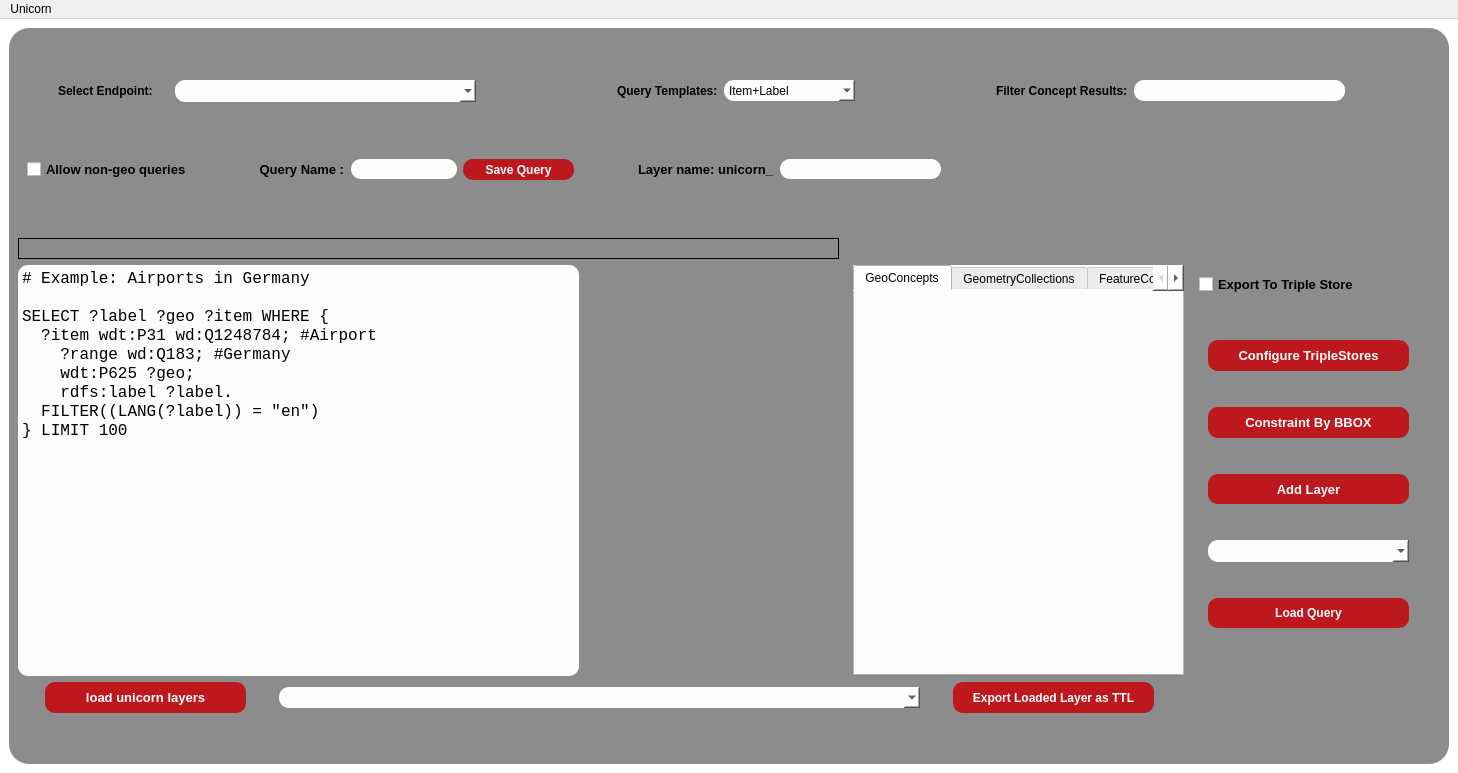
<?xml version="1.0" encoding="UTF-8"?>
<ui version="4.0">
 <class>MainWindow</class>
 <widget class="QMainWindow" name="MainWindow">
  <property name="windowModality">
   <enum>Qt::NonModal</enum>
  </property>
  <property name="geometry">
   <rect>
    <x>0</x>
    <y>0</y>
    <width>1458</width>
    <height>773</height>
   </rect>
  </property>
  <property name="minimumSize">
   <size>
    <width>1458</width>
    <height>773</height>
   </size>
  </property>
  <property name="windowTitle">
   <string>MainWindow</string>
  </property>
  <widget class="QWidget" name="centralwidget">
   <property name="styleSheet">
    <string notr="true">QObject#centralwidget{
	background-color: rgb(255, 255, 255);
}</string>
   </property>
   <layout class="QGridLayout" name="gridLayout_4">
    <item row="1" column="0">
     <widget class="QFrame" name="query_page_frame">
      <property name="styleSheet">
       <string notr="true">QObject#query_page_frame{
		background-color: rgb(140, 140, 140);
	
border-radius:20px;}



</string>
      </property>
      <property name="frameShape">
       <enum>QFrame::StyledPanel</enum>
      </property>
      <property name="frameShadow">
       <enum>QFrame::Raised</enum>
      </property>
      <layout class="QGridLayout" name="gridLayout">
       <item row="0" column="0">
        <spacer name="verticalSpacer_3">
         <property name="orientation">
          <enum>Qt::Vertical</enum>
         </property>
         <property name="sizeHint" stdset="0">
          <size>
           <width>20</width>
           <height>40</height>
          </size>
         </property>
        </spacer>
       </item>
       <item row="1" column="0">
        <layout class="QHBoxLayout" name="horizontalLayout_6">
         <item>
          <spacer name="horizontalSpacer_9">
           <property name="orientation">
            <enum>Qt::Horizontal</enum>
           </property>
           <property name="sizeHint" stdset="0">
            <size>
             <width>40</width>
             <height>20</height>
            </size>
           </property>
          </spacer>
         </item>
         <item>
          <widget class="QLabel" name="label_2">
           <property name="minimumSize">
            <size>
             <width>111</width>
             <height>20</height>
            </size>
           </property>
           <property name="maximumSize">
            <size>
             <width>111</width>
             <height>20</height>
            </size>
           </property>
           <property name="font">
            <font>
             <pointsize>9</pointsize>
             <weight>75</weight>
             <bold>true</bold>
            </font>
           </property>
           <property name="styleSheet">
            <string notr="true">color:rgb(0, 0, 0);</string>
           </property>
           <property name="text">
            <string>Select Endpoint:</string>
           </property>
          </widget>
         </item>
         <item>
          <widget class="QComboBox" name="endpointCB">
           <property name="minimumSize">
            <size>
             <width>301</width>
             <height>22</height>
            </size>
           </property>
           <property name="maximumSize">
            <size>
             <width>301</width>
             <height>22</height>
            </size>
           </property>
           <property name="cursor">
            <cursorShape>PointingHandCursor</cursorShape>
           </property>
           <property name="styleSheet">
            <string notr="true">background-color: rgb(253, 252, 250);
selection-background-color: rgb(255, 255, 255);
selection-color:rgb(0, 81, 135);
border-radius:10px;

border-color:rgb(45, 45, 45);</string>
           </property>
          </widget>
         </item>
         <item>
          <spacer name="horizontalSpacer_7">
           <property name="orientation">
            <enum>Qt::Horizontal</enum>
           </property>
           <property name="sizeHint" stdset="0">
            <size>
             <width>40</width>
             <height>20</height>
            </size>
           </property>
          </spacer>
         </item>
        </layout>
       </item>
       <item row="1" column="1">
        <layout class="QHBoxLayout" name="horizontalLayout_4">
         <item>
          <spacer name="horizontalSpacer_2">
           <property name="orientation">
            <enum>Qt::Horizontal</enum>
           </property>
           <property name="sizeHint" stdset="0">
            <size>
             <width>40</width>
             <height>20</height>
            </size>
           </property>
          </spacer>
         </item>
         <item>
          <widget class="QLabel" name="label_11">
           <property name="minimumSize">
            <size>
             <width>0</width>
             <height>16</height>
            </size>
           </property>
           <property name="maximumSize">
            <size>
             <width>16777215</width>
             <height>16</height>
            </size>
           </property>
           <property name="font">
            <font>
             <pointsize>9</pointsize>
             <weight>75</weight>
             <bold>true</bold>
            </font>
           </property>
           <property name="styleSheet">
            <string notr="true">color:rgb(0, 0, 0);</string>
           </property>
           <property name="text">
            <string>Query Templates:</string>
           </property>
          </widget>
         </item>
         <item>
          <widget class="QComboBox" name="queryTemplates">
           <property name="minimumSize">
            <size>
             <width>131</width>
             <height>21</height>
            </size>
           </property>
           <property name="cursor">
            <cursorShape>PointingHandCursor</cursorShape>
           </property>
           <property name="styleSheet">
            <string notr="true">background-color: rgb(253, 252, 250);

border-radius:10px;

border-color:rgb(45, 45, 45);
selection-background-color: rgb(255, 255, 255);
selection-color:rgb(0, 81, 135);</string>
           </property>
           <item>
            <property name="text">
             <string>Item+Label</string>
            </property>
           </item>
           <item>
            <property name="text">
             <string>All Attributes</string>
            </property>
           </item>
          </widget>
         </item>
         <item>
          <spacer name="horizontalSpacer_8">
           <property name="orientation">
            <enum>Qt::Horizontal</enum>
           </property>
           <property name="sizeHint" stdset="0">
            <size>
             <width>40</width>
             <height>20</height>
            </size>
           </property>
          </spacer>
         </item>
        </layout>
       </item>
       <item row="1" column="2" colspan="2">
        <layout class="QHBoxLayout" name="horizontalLayout_8">
         <item>
          <spacer name="horizontalSpacer">
           <property name="orientation">
            <enum>Qt::Horizontal</enum>
           </property>
           <property name="sizeHint" stdset="0">
            <size>
             <width>40</width>
             <height>20</height>
            </size>
           </property>
          </spacer>
         </item>
         <item>
          <widget class="QLabel" name="filterConceptsLabel">
           <property name="font">
            <font>
             <pointsize>9</pointsize>
             <weight>75</weight>
             <bold>true</bold>
            </font>
           </property>
           <property name="styleSheet">
            <string notr="true">color:rgb(0, 0, 0);</string>
           </property>
           <property name="text">
            <string>Filter Concept Results:</string>
           </property>
          </widget>
         </item>
         <item>
          <widget class="QLineEdit" name="filterConcepts">
           <property name="minimumSize">
            <size>
             <width>211</width>
             <height>21</height>
            </size>
           </property>
           <property name="styleSheet">
            <string notr="true">border-radius:10px;

border-color:rgb(45, 45, 45);

background-color: rgb(253, 252, 250);</string>
           </property>
          </widget>
         </item>
         <item>
          <spacer name="horizontalSpacer_3">
           <property name="orientation">
            <enum>Qt::Horizontal</enum>
           </property>
           <property name="sizeHint" stdset="0">
            <size>
             <width>82</width>
             <height>20</height>
            </size>
           </property>
          </spacer>
         </item>
        </layout>
       </item>
       <item row="2" column="0">
        <spacer name="verticalSpacer_2">
         <property name="orientation">
          <enum>Qt::Vertical</enum>
         </property>
         <property name="sizeHint" stdset="0">
          <size>
           <width>20</width>
           <height>40</height>
          </size>
         </property>
        </spacer>
       </item>
       <item row="3" column="0" colspan="2">
        <widget class="QWidget" name="Query_page_txt_inp" native="true">
         <layout class="QHBoxLayout" name="horizontalLayout_3">
          <item>
           <widget class="QCheckBox" name="allownongeo">
            <property name="font">
             <font>
              <pointsize>10</pointsize>
              <weight>75</weight>
              <bold>true</bold>
             </font>
            </property>
            <property name="cursor">
             <cursorShape>PointingHandCursor</cursorShape>
            </property>
            <property name="styleSheet">
             <string notr="true">color:rgb(0, 0, 0);</string>
            </property>
            <property name="text">
             <string>Allow non-geo queries</string>
            </property>
           </widget>
          </item>
          <item>
           <layout class="QHBoxLayout" name="horizontalLayout_2"/>
          </item>
          <item>
           <spacer name="horizontalSpacer_5">
            <property name="orientation">
             <enum>Qt::Horizontal</enum>
            </property>
            <property name="sizeHint" stdset="0">
             <size>
              <width>40</width>
              <height>20</height>
             </size>
            </property>
           </spacer>
          </item>
          <item>
           <layout class="QHBoxLayout" name="horizontalLayout_7">
            <item>
             <widget class="QLabel" name="saveQueryName_3">
              <property name="font">
               <font>
                <pointsize>10</pointsize>
                <weight>75</weight>
                <bold>true</bold>
                <underline>false</underline>
               </font>
              </property>
              <property name="styleSheet">
               <string notr="true">color:rgb(0, 0, 0);</string>
              </property>
              <property name="text">
               <string> Query Name :</string>
              </property>
             </widget>
            </item>
            <item>
             <widget class="QLineEdit" name="saveQueryName">
              <property name="minimumSize">
               <size>
                <width>81</width>
                <height>20</height>
               </size>
              </property>
              <property name="styleSheet">
               <string notr="true">background-color: rgb(253, 252, 250);

border-radius:10px;

border-color:rgb(45, 45, 45);</string>
              </property>
             </widget>
            </item>
            <item>
             <widget class="QPushButton" name="saveQueryButton">
              <property name="minimumSize">
               <size>
                <width>111</width>
                <height>21</height>
               </size>
              </property>
              <property name="font">
               <font>
                <pointsize>9</pointsize>
                <weight>75</weight>
                <bold>true</bold>
               </font>
              </property>
              <property name="cursor">
               <cursorShape>PointingHandCursor</cursorShape>
              </property>
              <property name="styleSheet">
               <string notr="true">background-color:rgb(189, 24, 29);
border-radius:10px;
color: rgb(255, 255, 255);
</string>
              </property>
              <property name="text">
               <string>Save Query</string>
              </property>
             </widget>
            </item>
           </layout>
          </item>
          <item>
           <spacer name="horizontalSpacer_6">
            <property name="orientation">
             <enum>Qt::Horizontal</enum>
            </property>
            <property name="sizeHint" stdset="0">
             <size>
              <width>40</width>
              <height>20</height>
             </size>
            </property>
           </spacer>
          </item>
          <item>
           <layout class="QHBoxLayout" name="horizontalLayout_5">
            <item>
             <widget class="QLabel" name="Layer_name_unicorn">
              <property name="font">
               <font>
                <pointsize>10</pointsize>
                <weight>75</weight>
                <bold>true</bold>
                <underline>false</underline>
               </font>
              </property>
              <property name="styleSheet">
               <string notr="true">color:rgb(0, 0, 0);</string>
              </property>
              <property name="text">
               <string>Layer name: unicorn_</string>
              </property>
             </widget>
            </item>
            <item>
             <widget class="QLineEdit" name="inp_label">
              <property name="minimumSize">
               <size>
                <width>161</width>
                <height>20</height>
               </size>
              </property>
              <property name="styleSheet">
               <string notr="true">border-radius:10px;

border-color:rgb(45, 45, 45);

background-color: rgb(253, 252, 250);</string>
              </property>
             </widget>
            </item>
           </layout>
          </item>
         </layout>
        </widget>
       </item>
       <item row="4" column="0">
        <spacer name="verticalSpacer">
         <property name="orientation">
          <enum>Qt::Vertical</enum>
         </property>
         <property name="sizeHint" stdset="0">
          <size>
           <width>20</width>
           <height>40</height>
          </size>
         </property>
        </spacer>
       </item>
       <item row="5" column="0" colspan="2">
        <widget class="QLabel" name="errorLabel">
         <property name="minimumSize">
          <size>
           <width>821</width>
           <height>21</height>
          </size>
         </property>
         <property name="maximumSize">
          <size>
           <width>821</width>
           <height>21</height>
          </size>
         </property>
         <property name="frameShape">
          <enum>QFrame::Box</enum>
         </property>
         <property name="text">
          <string/>
         </property>
        </widget>
       </item>
       <item row="6" column="0" colspan="3">
        <layout class="QHBoxLayout" name="horizontalLayout_10">
         <item>
          <widget class="QPlainTextEdit" name="inp_sparql2">
           <property name="minimumSize">
            <size>
             <width>561</width>
             <height>411</height>
            </size>
           </property>
           <property name="maximumSize">
            <size>
             <width>561</width>
             <height>471</height>
            </size>
           </property>
           <property name="font">
            <font>
             <family>Courier New</family>
             <pointsize>12</pointsize>
            </font>
           </property>
           <property name="cursor" stdset="0">
            <cursorShape>IBeamCursor</cursorShape>
           </property>
           <property name="styleSheet">
            <string notr="true">border-radius:10px;

background-color: rgb(253, 252, 250);</string>
           </property>
           <property name="verticalScrollBarPolicy">
            <enum>Qt::ScrollBarAlwaysOff</enum>
           </property>
           <property name="plainText">
            <string># Example: Airports in Germany

SELECT ?label ?geo ?item WHERE {
  ?item wdt:P31 wd:Q1248784; #Airport
    ?range wd:Q183; #Germany
    wdt:P625 ?geo;
    rdfs:label ?label.
  FILTER((LANG(?label)) = &quot;en&quot;)
} LIMIT 100</string>
           </property>
          </widget>
         </item>
         <item>
          <spacer name="horizontalSpacer_4">
           <property name="orientation">
            <enum>Qt::Horizontal</enum>
           </property>
           <property name="sizeHint" stdset="0">
            <size>
             <width>40</width>
             <height>20</height>
            </size>
           </property>
          </spacer>
         </item>
         <item>
          <widget class="QTabWidget" name="conceptViewTabWidget">
           <property name="minimumSize">
            <size>
             <width>331</width>
             <height>411</height>
            </size>
           </property>
           <property name="maximumSize">
            <size>
             <width>331</width>
             <height>431</height>
            </size>
           </property>
           <property name="cursor">
            <cursorShape>PointingHandCursor</cursorShape>
           </property>
           <property name="styleSheet">
            <string notr="true">


background-color: rgb(253, 252, 250);</string>
           </property>
           <property name="currentIndex">
            <number>0</number>
           </property>
           <widget class="QWidget" name="geoConceptsTab">
            <attribute name="title">
             <string>GeoConcepts</string>
            </attribute>
            <widget class="QTreeView" name="geoTreeView">
             <property name="geometry">
              <rect>
               <x>0</x>
               <y>0</y>
               <width>331</width>
               <height>411</height>
              </rect>
             </property>
             <property name="styleSheet">
              <string notr="true">border-radius:10px;

background-color: rgb(253, 252, 250);</string>
             </property>
            </widget>
           </widget>
           <widget class="QWidget" name="GeometryCollectionsTab">
            <attribute name="title">
             <string>GeometryCollections</string>
            </attribute>
            <widget class="QListView" name="geometryCollectionClassList">
             <property name="geometry">
              <rect>
               <x>0</x>
               <y>0</y>
               <width>331</width>
               <height>411</height>
              </rect>
             </property>
             <property name="cursor" stdset="0">
              <cursorShape>PointingHandCursor</cursorShape>
             </property>
            </widget>
           </widget>
           <widget class="QWidget" name="featureCollectionsTab">
            <attribute name="title">
             <string>FeatureCollections</string>
            </attribute>
            <widget class="QListView" name="featureCollectionClassList">
             <property name="geometry">
              <rect>
               <x>0</x>
               <y>0</y>
               <width>331</width>
               <height>411</height>
              </rect>
             </property>
            </widget>
           </widget>
          </widget>
         </item>
        </layout>
       </item>
       <item row="6" column="3">
        <widget class="QWidget" name="export_trplstore_checkbox" native="true">
         <layout class="QGridLayout" name="gridLayout_5">
          <item row="2" column="0">
           <widget class="QWidget" name="conf_trpl_store_and_bbox_buttons" native="true">
            <property name="minimumSize">
             <size>
              <width>219</width>
              <height>186</height>
             </size>
            </property>
            <layout class="QGridLayout" name="gridLayout_2">
             <item row="0" column="0">
              <widget class="QPushButton" name="loadTripleStoreButton">
               <property name="minimumSize">
                <size>
                 <width>201</width>
                 <height>31</height>
                </size>
               </property>
               <property name="maximumSize">
                <size>
                 <width>201</width>
                 <height>31</height>
                </size>
               </property>
               <property name="font">
                <font>
                 <pointsize>10</pointsize>
                 <weight>75</weight>
                 <bold>true</bold>
                 <underline>false</underline>
                </font>
               </property>
               <property name="cursor">
                <cursorShape>PointingHandCursor</cursorShape>
               </property>
               <property name="styleSheet">
                <string notr="true">
background-color:rgb(189, 24, 29);
border-radius:10px;
color: rgb(255, 255, 255);
</string>
               </property>
               <property name="text">
                <string>Configure TripleStores</string>
               </property>
              </widget>
             </item>
             <item row="2" column="0">
              <widget class="QPushButton" name="pushButton">
               <property name="minimumSize">
                <size>
                 <width>201</width>
                 <height>30</height>
                </size>
               </property>
               <property name="maximumSize">
                <size>
                 <width>201</width>
                 <height>30</height>
                </size>
               </property>
               <property name="font">
                <font>
                 <pointsize>10</pointsize>
                 <weight>75</weight>
                 <bold>true</bold>
                </font>
               </property>
               <property name="cursor">
                <cursorShape>PointingHandCursor</cursorShape>
               </property>
               <property name="styleSheet">
                <string notr="true">background-color:rgb(189, 24, 29);
border-radius:10px;
color: rgb(255, 255, 255);
</string>
               </property>
               <property name="text">
                <string>Add Layer</string>
               </property>
              </widget>
             </item>
             <item row="1" column="0">
              <widget class="QPushButton" name="bboxButton">
               <property name="minimumSize">
                <size>
                 <width>201</width>
                 <height>31</height>
                </size>
               </property>
               <property name="maximumSize">
                <size>
                 <width>201</width>
                 <height>31</height>
                </size>
               </property>
               <property name="font">
                <font>
                 <pointsize>10</pointsize>
                 <weight>75</weight>
                 <bold>true</bold>
                </font>
               </property>
               <property name="cursor">
                <cursorShape>PointingHandCursor</cursorShape>
               </property>
               <property name="styleSheet">
                <string notr="true">background-color:rgb(189, 24, 29);
border-radius:10px;
color: rgb(255, 255, 255);
</string>
               </property>
               <property name="text">
                <string>Constraint By BBOX</string>
               </property>
              </widget>
             </item>
             <item row="4" column="0">
              <widget class="QComboBox" name="savedQueries">
               <property name="minimumSize">
                <size>
                 <width>201</width>
                 <height>22</height>
                </size>
               </property>
               <property name="maximumSize">
                <size>
                 <width>201</width>
                 <height>22</height>
                </size>
               </property>
               <property name="cursor">
                <cursorShape>PointingHandCursor</cursorShape>
               </property>
               <property name="styleSheet">
                <string notr="true">border-radius:10px;

border-color:rgb(45, 45, 45);

background-color: rgb(253, 252, 250);
selection-background-color: rgb(255, 255, 255);
selection-color:rgb(0, 81, 135);</string>
               </property>
              </widget>
             </item>
             <item row="5" column="0">
              <widget class="QPushButton" name="loadQuery">
               <property name="minimumSize">
                <size>
                 <width>201</width>
                 <height>30</height>
                </size>
               </property>
               <property name="maximumSize">
                <size>
                 <width>201</width>
                 <height>30</height>
                </size>
               </property>
               <property name="font">
                <font>
                 <pointsize>9</pointsize>
                 <weight>75</weight>
                 <bold>true</bold>
                </font>
               </property>
               <property name="cursor">
                <cursorShape>PointingHandCursor</cursorShape>
               </property>
               <property name="styleSheet">
                <string notr="true">background-color:rgb(189, 24, 29);
border-radius:10px;
color: rgb(255, 255, 255);
</string>
               </property>
               <property name="text">
                <string>Load Query</string>
               </property>
              </widget>
             </item>
            </layout>
           </widget>
          </item>
          <item row="1" column="0">
           <widget class="QCheckBox" name="exportTripleStore_2">
            <property name="minimumSize">
             <size>
              <width>128</width>
              <height>17</height>
             </size>
            </property>
            <property name="font">
             <font>
              <pointsize>10</pointsize>
              <weight>75</weight>
              <bold>true</bold>
             </font>
            </property>
            <property name="cursor">
             <cursorShape>PointingHandCursor</cursorShape>
            </property>
            <property name="styleSheet">
             <string notr="true">color:rgb(0, 0, 0);</string>
            </property>
            <property name="text">
             <string>Export To Triple Store</string>
            </property>
           </widget>
          </item>
         </layout>
        </widget>
       </item>
       <item row="6" column="4">
        <widget class="QLabel" name="layercount">
         <property name="text">
          <string/>
         </property>
        </widget>
       </item>
       <item row="7" column="0" colspan="3">
        <layout class="QHBoxLayout" name="horizontalLayout">
         <item>
          <widget class="QPushButton" name="btn_loadunicornlayers">
           <property name="minimumSize">
            <size>
             <width>201</width>
             <height>31</height>
            </size>
           </property>
           <property name="maximumSize">
            <size>
             <width>201</width>
             <height>31</height>
            </size>
           </property>
           <property name="sizeIncrement">
            <size>
             <width>201</width>
             <height>31</height>
            </size>
           </property>
           <property name="baseSize">
            <size>
             <width>201</width>
             <height>31</height>
            </size>
           </property>
           <property name="font">
            <font>
             <pointsize>10</pointsize>
             <weight>75</weight>
             <bold>true</bold>
            </font>
           </property>
           <property name="cursor">
            <cursorShape>PointingHandCursor</cursorShape>
           </property>
           <property name="styleSheet">
            <string notr="true">background-color:rgb(189, 24, 29);
border-radius:10px;
color: rgb(255, 255, 255);
</string>
           </property>
           <property name="text">
            <string>load unicorn layers</string>
           </property>
          </widget>
         </item>
         <item>
          <widget class="QComboBox" name="loadedLayers">
           <property name="minimumSize">
            <size>
             <width>641</width>
             <height>21</height>
            </size>
           </property>
           <property name="maximumSize">
            <size>
             <width>641</width>
             <height>21</height>
            </size>
           </property>
           <property name="cursor">
            <cursorShape>PointingHandCursor</cursorShape>
           </property>
           <property name="styleSheet">
            <string notr="true">border-radius:10px;

border-color:rgb(45, 45, 45);

background-color: rgb(253, 252, 250);
selection-background-color: rgb(255, 255, 255);
selection-color:rgb(0, 81, 135);</string>
           </property>
          </widget>
         </item>
         <item>
          <widget class="QPushButton" name="exportLayers">
           <property name="minimumSize">
            <size>
             <width>201</width>
             <height>31</height>
            </size>
           </property>
           <property name="maximumSize">
            <size>
             <width>201</width>
             <height>30</height>
            </size>
           </property>
           <property name="font">
            <font>
             <pointsize>9</pointsize>
             <weight>75</weight>
             <bold>true</bold>
            </font>
           </property>
           <property name="cursor">
            <cursorShape>PointingHandCursor</cursorShape>
           </property>
           <property name="styleSheet">
            <string notr="true">background-color:rgb(189, 24, 29);
border-radius:10px;
color: rgb(255, 255, 255);
</string>
           </property>
           <property name="text">
            <string>Export Loaded Layer as TTL</string>
           </property>
          </widget>
         </item>
        </layout>
       </item>
       <item row="8" column="0">
        <spacer name="verticalSpacer_4">
         <property name="orientation">
          <enum>Qt::Vertical</enum>
         </property>
         <property name="sizeHint" stdset="0">
          <size>
           <width>20</width>
           <height>40</height>
          </size>
         </property>
        </spacer>
       </item>
      </layout>
     </widget>
    </item>
   </layout>
  </widget>
  <widget class="QMenuBar" name="menubar">
   <property name="geometry">
    <rect>
     <x>0</x>
     <y>0</y>
     <width>1458</width>
     <height>21</height>
    </rect>
   </property>
   <widget class="QMenu" name="menuQuery">
    <property name="title">
     <string>Unicorn</string>
    </property>
    <widget class="QMenu" name="menuEndpoint">
     <property name="title">
      <string>Endpoint</string>
     </property>
     <addaction name="actionAdd_Endpoint"/>
     <addaction name="actionLoad_Graph"/>
    </widget>
    <widget class="QMenu" name="menuSPARQL">
     <property name="title">
      <string>SPARQL</string>
     </property>
     <addaction name="actionConvert_TTL_CRS"/>
    </widget>
    <addaction name="menuEndpoint"/>
    <addaction name="menuSPARQL"/>
    <addaction name="actionInterlink"/>
    <addaction name="actionEnrichment"/>
   </widget>
   <addaction name="menuQuery"/>
  </widget>
  <action name="actionLoad_Graph">
   <property name="text">
    <string>Load Graph</string>
   </property>
  </action>
  <action name="actionAdd_Endpoint">
   <property name="text">
    <string>Quick Add Endpoint</string>
   </property>
  </action>
  <action name="actionConvert_TTL_CRS">
   <property name="text">
    <string>Convert TTL CRS</string>
   </property>
  </action>
  <action name="actionInterlink">
   <property name="text">
    <string>Interlink</string>
   </property>
  </action>
  <action name="actionEnrichment">
   <property name="text">
    <string>Enrichment</string>
   </property>
  </action>
 </widget>
 <resources/>
 <connections/>
</ui>
